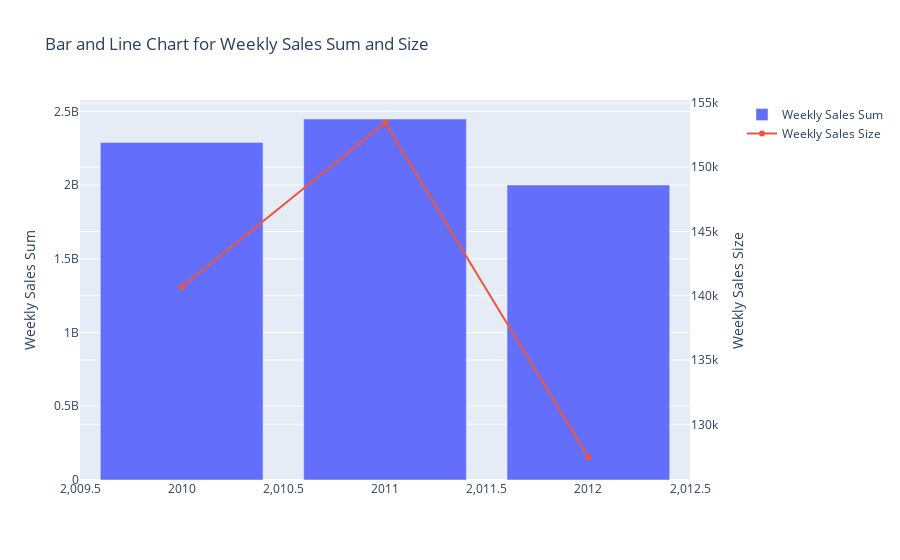

The code cell stored with this chart in its notebook:
### Markdown cell above
### Yearly Sales

### Code cell
smy = final_train.groupby('Year', as_index=False).agg({'Weekly_Sales':['sum', 'size']})
smy.columns = ['_'.join(i).rstrip('_') for i in smy.columns.values]
smy = smy.melt(id_vars='Year')
# fig = px.line(data_frame=smy.query("variable == 'Weekly_Sales_sum'"), x="Year", y="value")
# fig.add_bar(data_frame=smy.query("variable == 'Weekly_Sales_size'"), x="Year", y="value" )
# fig.show()

fig = make_subplots(specs=[[{"secondary_y": True}]])

fig.add_trace(go.Bar(
    x=smy[smy['variable'] == 'Weekly_Sales_sum']['Year'],
    y=smy[smy['variable'] == 'Weekly_Sales_sum']['value'],
    name='Weekly Sales Sum'
))

fig.add_trace(go.Scatter(
    x=smy[smy['variable'] == 'Weekly_Sales_size']['Year'],
    y=smy[smy['variable'] == 'Weekly_Sales_size']['value'],
    name='Weekly Sales Size',
    yaxis='y2'
))

fig.update_layout(title='Bar and Line Chart for Weekly Sales Sum and Size',
                  yaxis=dict(title='Weekly Sales Sum'),
                  yaxis2=dict(title='Weekly Sales Size', overlaying='y', side='right', range=[0, None]))

pyo.iplot(fig)

### Figure 1 — Plotly figure (JSON) as saved in the notebook; plotly's stock layout.template omitted (floating-point values rounded to 4 significant figures)
{"data": [{"name": "Weekly Sales Sum", "type": "bar", "x": [2010, 2011, 2012], "y": [2289000000.0, 2448000000.0, 2000000000.0]}, {"name": "Weekly Sales Size", "type": "scatter", "x": [2010, 2011, 2012], "y": [140679, 153453, 127438], "yaxis": "y2"}], "layout": {"title": {"text": "Bar and Line Chart for Weekly Sales Sum and Size"}, "xaxis": {"anchor": "y", "domain": [0, 0.94]}, "yaxis": {"anchor": "x", "domain": [0, 1], "title": {"text": "Weekly Sales Sum"}}, "yaxis2": {"anchor": "x", "overlaying": "y", "range": [0, null], "side": "right", "title": {"text": "Weekly Sales Size"}}}}
